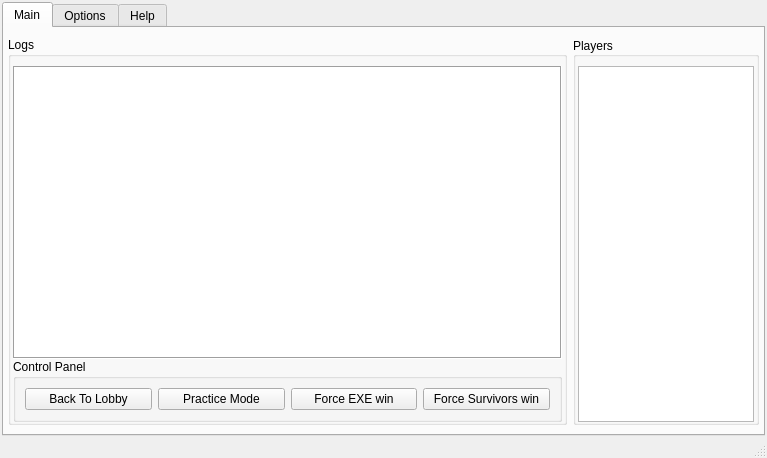
<?xml version="1.0" encoding="UTF-8"?>
<ui version="4.0">
 <class>MainWindow</class>
 <widget class="QMainWindow" name="MainWindow">
  <property name="geometry">
   <rect>
    <x>0</x>
    <y>0</y>
    <width>767</width>
    <height>458</height>
   </rect>
  </property>
  <property name="windowTitle">
   <string>DisasterServer</string>
  </property>
  <widget class="QWidget" name="main">
   <layout class="QGridLayout" name="gridLayout">
    <property name="leftMargin">
     <number>2</number>
    </property>
    <property name="topMargin">
     <number>2</number>
    </property>
    <property name="rightMargin">
     <number>2</number>
    </property>
    <property name="bottomMargin">
     <number>0</number>
    </property>
    <property name="spacing">
     <number>2</number>
    </property>
    <item row="0" column="0">
     <widget class="QTabWidget" name="tab_3">
      <property name="tabPosition">
       <enum>QTabWidget::North</enum>
      </property>
      <property name="tabShape">
       <enum>QTabWidget::Rounded</enum>
      </property>
      <property name="currentIndex">
       <number>0</number>
      </property>
      <property name="tabBarAutoHide">
       <bool>true</bool>
      </property>
      <widget class="QWidget" name="page1">
       <attribute name="title">
        <string>Main</string>
       </attribute>
       <layout class="QHBoxLayout" name="horizontalLayout" stretch="3,1">
        <property name="leftMargin">
         <number>4</number>
        </property>
        <property name="rightMargin">
         <number>4</number>
        </property>
        <item>
         <widget class="QGroupBox" name="groupBox_2">
          <property name="title">
           <string>Logs</string>
          </property>
          <property name="flat">
           <bool>true</bool>
          </property>
          <layout class="QVBoxLayout" name="verticalLayout">
           <property name="spacing">
            <number>0</number>
           </property>
           <property name="leftMargin">
            <number>2</number>
           </property>
           <property name="topMargin">
            <number>9</number>
           </property>
           <property name="rightMargin">
            <number>2</number>
           </property>
           <property name="bottomMargin">
            <number>0</number>
           </property>
           <item>
            <widget class="QPlainTextEdit" name="logText">
             <property name="frameShape">
              <enum>QFrame::Box</enum>
             </property>
             <property name="readOnly">
              <bool>true</bool>
             </property>
             <property name="plainText">
              <string/>
             </property>
             <property name="centerOnScroll">
              <bool>true</bool>
             </property>
            </widget>
           </item>
           <item>
            <widget class="QGroupBox" name="horizontalGroupBox_2">
             <property name="title">
              <string>Control Panel</string>
             </property>
             <layout class="QHBoxLayout" name="horizontalLayout_3">
              <item>
               <widget class="QPushButton" name="backToLobby">
                <property name="toolTip">
                 <string>&lt;html&gt;&lt;head/&gt;&lt;body&gt;&lt;p&gt;Stop the ongoing game and return to the lobby immediately&lt;/p&gt;&lt;/body&gt;&lt;/html&gt;</string>
                </property>
                <property name="text">
                 <string>Back To Lobby</string>
                </property>
               </widget>
              </item>
              <item>
               <widget class="QPushButton" name="pushButton">
                <property name="toolTip">
                 <string>&lt;html&gt;&lt;head/&gt;&lt;body&gt;&lt;p&gt;Start practice mode&lt;/p&gt;&lt;/body&gt;&lt;/html&gt;</string>
                </property>
                <property name="text">
                 <string>Practice Mode</string>
                </property>
               </widget>
              </item>
              <item>
               <widget class="QPushButton" name="exeWin">
                <property name="toolTip">
                 <string>&lt;html&gt;&lt;head/&gt;&lt;body&gt;&lt;p&gt;Force exe to win the game&lt;/p&gt;&lt;/body&gt;&lt;/html&gt;</string>
                </property>
                <property name="text">
                 <string>Force EXE win</string>
                </property>
               </widget>
              </item>
              <item>
               <widget class="QPushButton" name="pushButton_2">
                <property name="toolTip">
                 <string>&lt;html&gt;&lt;head/&gt;&lt;body&gt;&lt;p&gt;Force survivors to win the game&lt;/p&gt;&lt;/body&gt;&lt;/html&gt;</string>
                </property>
                <property name="text">
                 <string>Force Survivors win</string>
                </property>
               </widget>
              </item>
             </layout>
            </widget>
           </item>
          </layout>
         </widget>
        </item>
        <item>
         <widget class="QGroupBox" name="groupBox">
          <property name="title">
           <string>Players</string>
          </property>
          <property name="alignment">
           <set>Qt::AlignLeading|Qt::AlignLeft|Qt::AlignVCenter</set>
          </property>
          <property name="flat">
           <bool>true</bool>
          </property>
          <layout class="QVBoxLayout" name="verticalLayout_2">
           <property name="spacing">
            <number>0</number>
           </property>
           <property name="leftMargin">
            <number>2</number>
           </property>
           <property name="rightMargin">
            <number>2</number>
           </property>
           <property name="bottomMargin">
            <number>0</number>
           </property>
           <item>
            <widget class="QListWidget" name="players"/>
           </item>
          </layout>
         </widget>
        </item>
       </layout>
      </widget>
      <widget class="QWidget" name="tab_4">
       <attribute name="title">
        <string>Options</string>
       </attribute>
       <layout class="QGridLayout" name="gridLayout_4">
        <item row="0" column="0">
         <layout class="QHBoxLayout" name="horizontalLayout_2" stretch="2,1">
          <item>
           <widget class="QGroupBox" name="groupBox_17">
            <property name="title">
             <string>Map sets</string>
            </property>
            <layout class="QGridLayout" name="gridLayout_2" rowstretch="0,0,0">
             <property name="sizeConstraint">
              <enum>QLayout::SetDefaultConstraint</enum>
             </property>
             <item row="2" column="0">
              <layout class="QHBoxLayout" name="horizontalLayout_9">
               <item>
                <widget class="QPushButton" name="mapSetOpen">
                 <property name="toolTip">
                  <string>Load map set from .mlist file</string>
                 </property>
                 <property name="text">
                  <string>Open</string>
                 </property>
                </widget>
               </item>
               <item>
                <widget class="QPushButton" name="mapSetSave">
                 <property name="toolTip">
                  <string>Save map set to .mlist file</string>
                 </property>
                 <property name="text">
                  <string>Save</string>
                 </property>
                </widget>
               </item>
              </layout>
             </item>
             <item row="1" column="0">
              <widget class="QListWidget" name="mapSet">
               <property name="editTriggers">
                <set>QAbstractItemView::NoEditTriggers</set>
               </property>
               <property name="selectionMode">
                <enum>QAbstractItemView::NoSelection</enum>
               </property>
               <property name="selectionBehavior">
                <enum>QAbstractItemView::SelectColumns</enum>
               </property>
               <property name="selectionRectVisible">
                <bool>true</bool>
               </property>
              </widget>
             </item>
             <item row="0" column="0">
              <widget class="QComboBox" name="comboBox">
               <property name="toolTip">
                <string>Select map list preset</string>
               </property>
               <property name="modelColumn">
                <number>0</number>
               </property>
               <item>
                <property name="text">
                 <string>Default</string>
                </property>
               </item>
               <item>
                <property name="text">
                 <string>Classic</string>
                </property>
               </item>
               <item>
                <property name="text">
                 <string>Easy</string>
                </property>
               </item>
               <item>
                <property name="text">
                 <string>Medium</string>
                </property>
               </item>
               <item>
                <property name="text">
                 <string>Hard</string>
                </property>
               </item>
               <item>
                <property name="text">
                 <string>Madness</string>
                </property>
               </item>
               <item>
                <property name="text">
                 <string>Nightmare Universe</string>
                </property>
               </item>
               <item>
                <property name="text">
                 <string>Spirits of Hell</string>
                </property>
               </item>
               <item>
                <property name="text">
                 <string>Custom</string>
                </property>
               </item>
              </widget>
             </item>
            </layout>
           </widget>
          </item>
          <item>
           <widget class="QGroupBox" name="groupBox_18">
            <property name="title">
             <string>Ban List</string>
            </property>
            <layout class="QGridLayout" name="gridLayout_3" rowstretch="0,0" columnstretch="0,0">
             <item row="1" column="1">
              <layout class="QHBoxLayout" name="horizontalLayout_10" stretch="0">
               <property name="spacing">
                <number>6</number>
               </property>
               <property name="leftMargin">
                <number>30</number>
               </property>
               <property name="rightMargin">
                <number>30</number>
               </property>
               <item>
                <widget class="QPushButton" name="banListDelete">
                 <property name="toolTip">
                  <string>Revoke a ban</string>
                 </property>
                 <property name="text">
                  <string>Delete</string>
                 </property>
                </widget>
               </item>
              </layout>
             </item>
             <item row="0" column="1">
              <widget class="QListWidget" name="banList">
               <property name="resizeMode">
                <enum>QListView::Fixed</enum>
               </property>
              </widget>
             </item>
            </layout>
           </widget>
          </item>
         </layout>
        </item>
       </layout>
      </widget>
      <widget class="QWidget" name="tab">
       <attribute name="title">
        <string>Help</string>
       </attribute>
       <layout class="QGridLayout" name="gridLayout_6">
        <item row="0" column="0">
         <layout class="QGridLayout" name="gridLayout_5">
          <item row="0" column="0">
           <widget class="QScrollArea" name="scrollArea">
            <property name="widgetResizable">
             <bool>true</bool>
            </property>
            <widget class="QWidget" name="scrollAreaWidgetContents">
             <property name="geometry">
              <rect>
               <x>0</x>
               <y>0</y>
               <width>737</width>
               <height>385</height>
              </rect>
             </property>
             <layout class="QGridLayout" name="gridLayout_7">
              <item row="0" column="0">
               <widget class="QLabel" name="label">
                <property name="text">
                 <string>&lt;html&gt;&lt;head/&gt;&lt;body&gt;&lt;p&gt;&lt;span style=&quot; font-size:16pt; font-weight:600;&quot;&gt;Error &amp;quot;&lt;/span&gt;&lt;span style=&quot; font-size:16pt; font-weight:600; font-style:italic;&quot;&gt;AddressAlreadyInUse&lt;/span&gt;&lt;span style=&quot; font-size:16pt; font-weight:600;&quot;&gt;&amp;quot;&lt;/span&gt;&lt;/p&gt;&lt;p&gt;This might indicate that either server is already running or port is already taken by another program. &lt;span style=&quot; font-weight:600;&quot;&gt;In the first case, simply killing BetterServer's process will fix the issue.&lt;/span&gt;&lt;/p&gt;&lt;p&gt;&lt;br/&gt;&lt;/p&gt;&lt;p&gt;&lt;span style=&quot; font-size:16pt; font-weight:600;&quot;&gt;In-game timer is too slow&lt;/span&gt;&lt;/p&gt;&lt;p&gt;Sometimes in-game timer might run twice or thrice slower than intended. Usually the problem is in Windows's thread scheduling system: Thread.Sleep() takes longer than expected. (~16ms or 60fps) &lt;/p&gt;&lt;p&gt;&lt;span style=&quot; font-weight:600;&quot;&gt;Possible fix is to &lt;/span&gt;&lt;a href=&quot;https://www.wikihow.com/Change-Process-Priorities-in-Windows-Task-Manager&quot;&gt;&lt;span style=&quot; text-decoration: underline; color:#1d99f3;&quot;&gt;set BetterServer's process priority&lt;/span&gt;&lt;/a&gt;&lt;span style=&quot; font-weight:600;&quot;&gt; to High or Realtime.&lt;/span&gt;&lt;/p&gt;&lt;/body&gt;&lt;/html&gt;</string>
                </property>
                <property name="alignment">
                 <set>Qt::AlignLeading|Qt::AlignLeft|Qt::AlignTop</set>
                </property>
                <property name="wordWrap">
                 <bool>true</bool>
                </property>
               </widget>
              </item>
             </layout>
            </widget>
           </widget>
          </item>
         </layout>
        </item>
       </layout>
      </widget>
     </widget>
    </item>
   </layout>
  </widget>
  <widget class="QStatusBar" name="statusbar"/>
 </widget>
 <resources/>
 <connections/>
</ui>
